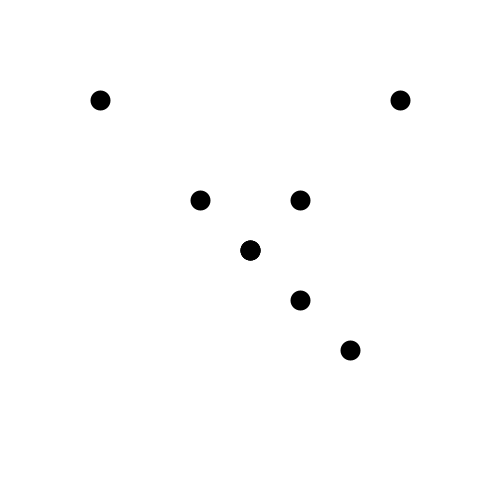
Frame 1 (no input)
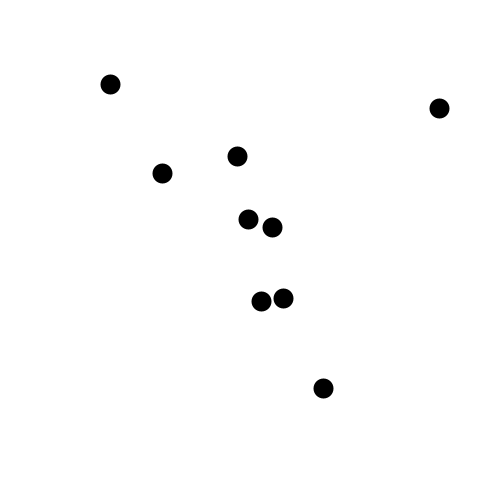
Frame 60 (the mouse pressed at the canvas centre just before this capture)
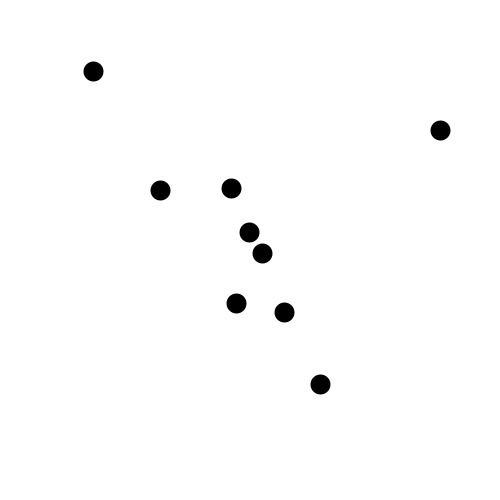
Frame 120 (the mouse held since frame 60 and released just before this capture)

The Processing sketch that drew these frames (run headless with seeded random() and noise(); from frame 60 on, the mouse is pressed at the canvas centre):

// Processing sketch: e05_Tablica_TakToSieRobiPoprawnie
// ── e05_Tablica_TakToSieRobiPoprawnie.pde
float[] pozX = {300, 250, 250, 300, 400, 200, 100, 250, 350}; 
float[] pozY = {300, 250, 250, 200, 100, 200, 100, 250, 350};

void setup() {
  size(500, 500);  
  strokeWeight(20);
}

void draw() {
  background(255);
  strokeWeight(20);
  for (int i=0; i < pozX.length; i++) {
    point(pozX[i], pozY[i]);
    //strokeWeight(10);
    //line(pozX[i], pozY[i], pozX[i+1], pozY[i+1]);
    pozX[i] = pozX[i] + random(-5, 5); //mała zmiana w dwie strony
    pozY[i] = pozY[i] + random(-5, 5); //mała zmiana w dwie strony
  }
}
